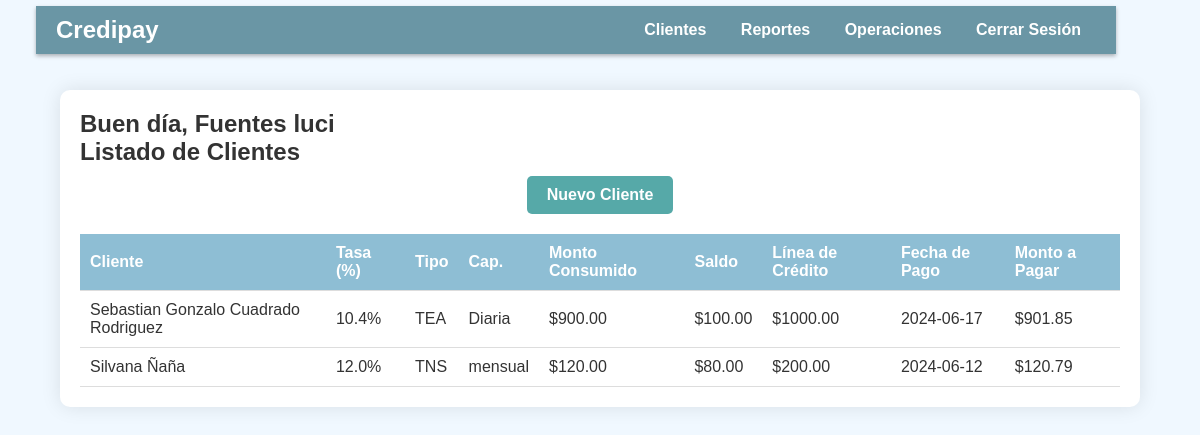
Before: /principal (signed in) with the older database file.
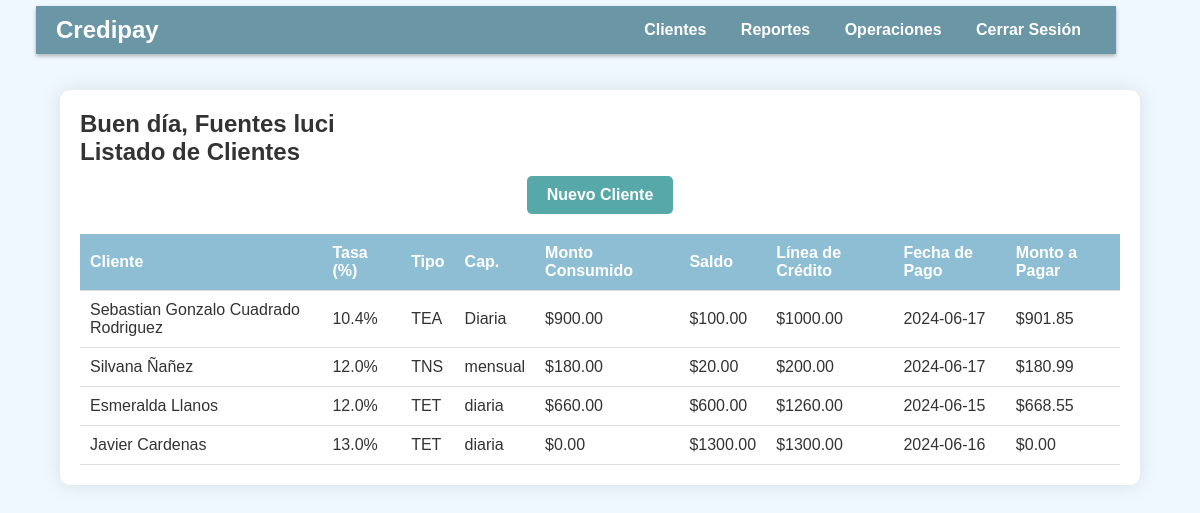
After: the same page with the newer database file.
### tables this page shows
CREATE TABLE clients (
            id INTEGER PRIMARY KEY AUTOINCREMENT,
            user_id INTEGER NOT NULL,
            first_name TEXT NOT NULL,
            last_name TEXT NOT NULL,
            phone TEXT NOT NULL,
            dni TEXT NOT NULL,
            rate REAL NOT NULL,
            rate_type TEXT NOT NULL,
            capitalization TEXT NOT NULL,
            credit_line REAL NOT NULL,
            payment_date TEXT NOT NULL,
            late_rate REAL NOT NULL,
            FOREIGN KEY (user_id) REFERENCES users (id)
        );

### app.py (the view)
@app.route('/principal', methods=['GET', 'POST'])
def principal():
    if 'user_id' not in session:
        return redirect(url_for('login'))
    user_id = session['user_id']
    first_name = session.get('first_name')
    last_name = session.get('last_name')
    clients = get_clients_for_user(user_id)
    print(f"Sesión: first_name={first_name}, last_name={last_name}")
    return render_template('principal.html', first_name=first_name, last_name=last_name, clients=clients)

### templates/principal.html (shortened to what this page needs)
<!DOCTYPE html>
<html lang="es">
<head>
    <link rel="stylesheet" href="static/styles2.css">
</head>
<body>
    <nav class="navbar">
        <div class="navbar-container">
            <a href="/principal" class="navbar-brand">Credipay</a>
            <div class="navbar-links">
                <a href="/clientes">Clientes</a>
                <a href="/reportes">Reportes</a>
                <a href="/operaciones">Operaciones</a>
                <a href="/login">Cerrar Sesión</a>
            </div>
        </div>
    </nav>
    <div class="container">
        <div class="welcome-message">
            <h2>Buen día, {{ first_name }} {{ last_name }}</h2>
        </div>
        <h2>Listado de Clientes</h2>
        <div class="boton">
            <a href="/newcustomer" class="btn">Nuevo Cliente</a>
        </div>
        <table class="client-table">
            <thead>
                <tr>
                    <th>Cliente</th>
                    <th>Tasa (%)</th>
                    <th>Tipo</th>
                    <th>Cap.</th>
                    <th>Monto Consumido</th>
                    <th>Saldo</th>
                    <th>Línea de Crédito</th>
                    <th>Fecha de Pago</th>
                    <th>Monto a Pagar</th>
                </tr>
            </thead>
            <tbody>
                {% for client in clients %}
                <tr>
                    <td>{{ client[1] }} {{ client[2] }}</td>
                    <td>{{ client[5] }}%</td>
                    <td>{{ client[6] }}</td>
                    <td>{{ client[7] }}</td>
                    <td>${{ '%.2f' % client[11] }}</td>
                    <td>${{ '%.2f' % client[12] }}</td>
                    <td>${{ '%.2f' % client[8] }}</td>
                    <td>{{ client[9] }}</td>
                    <td>${{ '%.2f' % client[13] }}</td>
                </tr>
                {% endfor %}
            </tbody>
        </table>
    </div>
</body>
</html>

### static/styles2.css (style rules this page uses)
* { margin: 0; padding: 0; box-sizing: border-box; }
body { font-family: 'Arial', sans-serif; background-color: #f0f8ff; color: #333; padding-top: 70px; }
.navbar { position: fixed; left: 2.5%; right:2.5%; top:0; width: 90%; background-color: rgb(4 77 97 / 57%); padding: 10px 20px; z-index: 1000; display: flex; justify-content: space-between; align-items: center; box-shadow: 0 2px 4px rgba(0, 0, 0, 0.295); margin:0.5%; }
.navbar .navbar-container { display: flex; justify-content: space-between; align-items: center; width: 100%; }
.navbar .navbar-brand { color: #ffffff; font-size: 1.5em; text-decoration: none; font-weight: bold; }
.navbar .navbar-links a { color: #ffffff; text-decoration: none; margin: 0 15px; font-weight: bold; }
.container { margin: 20px auto; width: 90%; max-width: 1200px; background-color: #ffffff; border-radius: 10px; box-shadow: 0 0 20px rgba(0, 0, 0, 0.1); overflow: hidden; padding: 20px; }
.client-table { width: 100%; border-collapse: collapse; margin-top: 20px; }
.client-table th, .client-table td { padding: 10px; text-align: left; border-bottom: 1px solid #ddd; }
.client-table th { background-color: #4a97bb9f; color: #ffffff; }
.boton { text-align: center; }
.boton .btn { background-color: #56a9a8; color: #ffffff; padding: 10px 20px; border: none; border-radius: 5px; font-weight: bold; text-decoration: none; margin-top: 10px; display: inline-block; }

Changed rows visible on the page:
changed clients "Silvana": last_name "Ñaña" → "Ñañez"; value "120.00" → "180.00"; value "80.00" → "20.00"; payment_date "2024-06-12" → "2024-06-17"; value "120.79" → "180.99"
added clients: first_name "Esmeralda", last_name "Llanos", rate "12.0", rate_type "TET", capitalization "diaria", value "660.00", value "600.00", credit_line "1260.00", payment_date "2024-06-15", value "668.55"
added clients: first_name "Javier", last_name "Cardenas", rate "13.0", rate_type "TET", capitalization "diaria", value "0.00", credit_line "1300.00", payment_date "2024-06-16"
